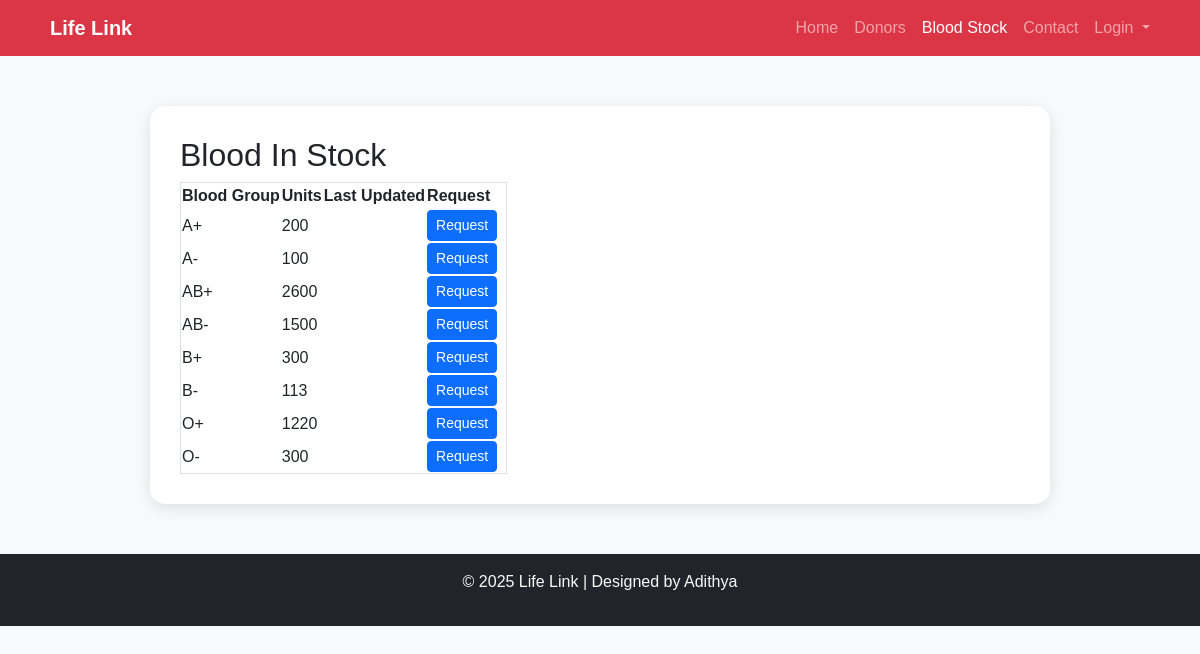
Screenshot of /stock_details/ (signed in) with the database file from the repository.
### blood_bank_app/models.py (models this page shows, shortened)
class BloodStock(models.Model):
    BLOOD_GROUP = BLOOD_GROUP_CHOICES
    blood_group = models.CharField(max_length=5,choices=BLOOD_GROUP_CHOICES, unique=True)
    units = models.PositiveIntegerField(default=0)
    collected_date = models.DateField(default=date.today)
    expiry_date = models.DateField(blank=True, null=True)

### blood_bank_app/views.py (the view)
# urls.py: path('stock_details/', views.stock_details, name='stock_details'),
@login_required
def stock_details(request):
    stocks = BloodStock.objects.all().order_by('blood_group')
    return render(request, 'patient/stock_details.html', {'stocks': stocks})

### blood_bank_app/templates/patient/stock_details.html (shortened to what this page needs)
<!DOCTYPE html>
<html lang="en">
<head>
  <link href="https://cdn.jsdelivr.net/npm/bootstrap@5.3.3/dist/css/bootstrap.min.css" rel="stylesheet">
</head>
<body>
  <nav class="navbar navbar-expand-lg navbar-dark bg-danger">
    <div class="container">
      <a class="navbar-brand fw-bold" href="#">Life Link</a>
      <div class="collapse navbar-collapse" id="navbarNav">
        <ul class="navbar-nav ms-auto">
          <li class="nav-item"><a class="nav-link" href="{% url 'home' %}">Home</a></li>
          <li class="nav-item"><a class="nav-link" href="#">Donors</a></li>
          <li class="nav-item"><a class="nav-link active" href="{% url 'blood_stock_list' %}">Blood Stock</a></li>
          <li class="nav-item"><a class="nav-link" href="{% url 'contact' %}">Contact</a></li>
          <li class="nav-item dropdown">
            <a class="nav-link dropdown-toggle" href="#" id="loginDropdown" role="button" data-bs-toggle="dropdown">
              Login
            </a>
          </li>
        </ul>
      </div>
    </div>
  </nav>
  <section class="contact-section">
    <div class="contact-card">
      <h2>Blood In Stock</h2>
    <table class="border">
        <thead>
            <tr>
                <th>Blood Group</th>
                <th>Units</th>
                <th>Last Updated</th>
                <th>Request</th>
            </tr>
        </thead>
        <tbody>
            {% for stock in stocks %}
            <tr>
                <td>{{ stock.blood_group }}</td>
                <td>{{ stock.units }}</td>
                <td>{{ stock.last_updated|date:"Y-m-d" }}</td>
                <td>
                  <a href="{% url 'update_blood_stock' stock.id %}" class="btn btn-primary btn-sm me-2">
                     Request
                  </a>
                </td>
            </tr>
            {% empty %}
            <tr><td colspan="4">No stock records found.</td></tr>
            {% endfor %}
        </tbody>
    </table>
    </div>
  </section>
  <footer class="text-center py-3 bg-dark text-light">
    <p>© 2025 Life Link  | Designed by Adithya</p>
  </footer>
</body>
</html>

### blood_bank_app/templates/patient/stock_details.html (style rules this page uses)
body { font-family: 'Poppins', sans-serif; background-color: #f8f9fa; }
.contact-section { margin: 50px auto; max-width: 900px; }
.contact-card { background: white; border-radius: 15px; box-shadow: 0 4px 15px rgba(0, 0, 0, 0.1); padding: 30px; }

### rows the page displays
BloodStock: blood_group "A+", units "200"
BloodStock: blood_group "A-", units "100"
BloodStock: blood_group "AB+", units "2600"
BloodStock: blood_group "AB-", units "1500"
BloodStock: blood_group "B+", units "300"
BloodStock: blood_group "B-", units "113"
BloodStock: blood_group "O+", units "1220"
BloodStock: blood_group "O-", units "300"
